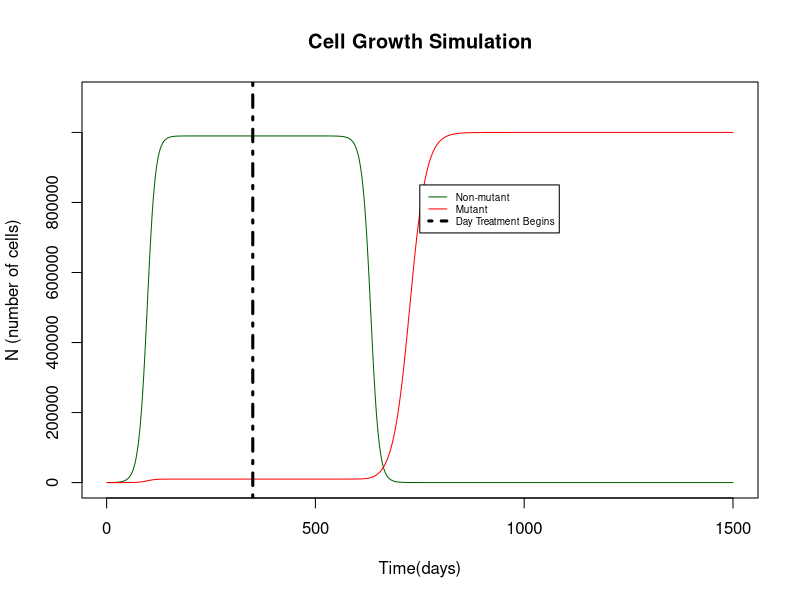

The R script that drew this image:
#Exercise 10
#setting parameters and creating vector for values for drug absent model
K<-1000000
N0<-99
M0<-1
timesteps <- 1500

Nt<-numeric(length=timesteps)
Nt[1]<-N0
Mt<-numeric(length=timesteps)
Mt[1]<-M0

#simulation
for (t in 1:(timesteps-1)){
  if(t < 350){
    rn=0.1
    rm=0.1
    Mt[t+1] <- Mt[t]+rm*Mt[t]*(1-((Mt[t]+Nt[t])/K))
    Nt[t+1] <- Nt[t]+rn*Nt[t]*(1-((Mt[t]+Nt[t])/K))
  }else if(t >= 350){
    rn2=-0.1
    rm2=0.05
    Mt[t+1] <- Mt[t]+rm2*Mt[t]*(1-((Mt[t]+Nt[t])/K))
    Nt[t+1] <- Nt[t]+rn2*Nt[t]*(1-((Mt[t]+Nt[t])/K))
  }
}


#plot simulation
sim<-data.frame(time=1:length(Mt),N=Nt,N2=Mt)


options(scipen=5)
plot(x=sim$time, y=sim$N, type = "l",
     col = "dark green", 
     xlab="Time(days)",
     ylab="N (number of cells)",
     main="Cell Growth Simulation",
     ylim = c(0, 1.1*K))
lines(x=sim$time, y=sim$N2, type = "l", col = "red")
abline(v=350, lty=4, lwd=3)
legend(750, 850000, legend=c("Non-mutant", "Mutant","Day Treatment Begins"),
       col=c("dark green", "red", "black"),
       lty=c(1,1,4),
       lwd=c(1,1,3),
       cex=0.6)
